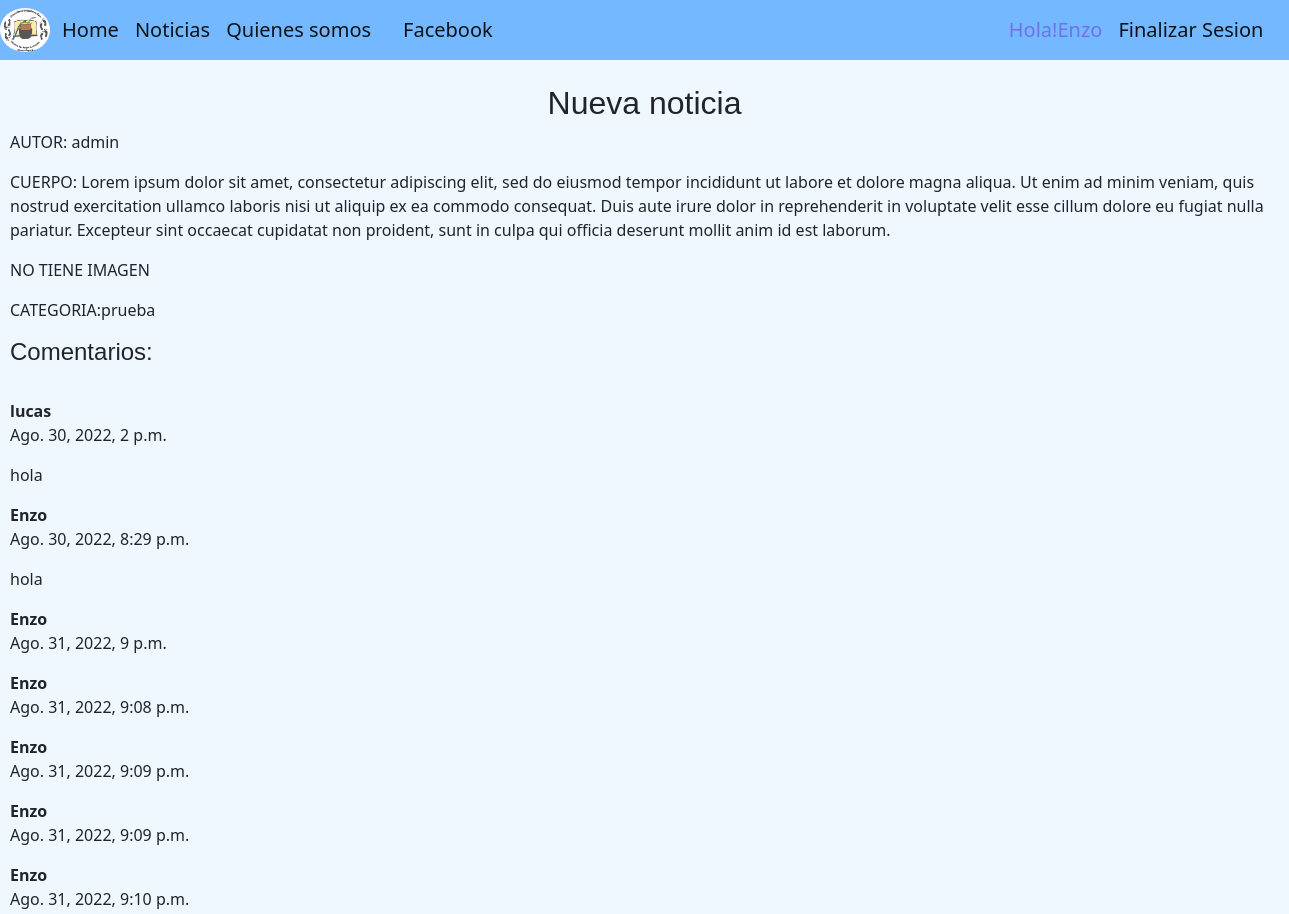
The page /Noticias/detalle/2 (signed in, upper part) on the database as committed earlier.
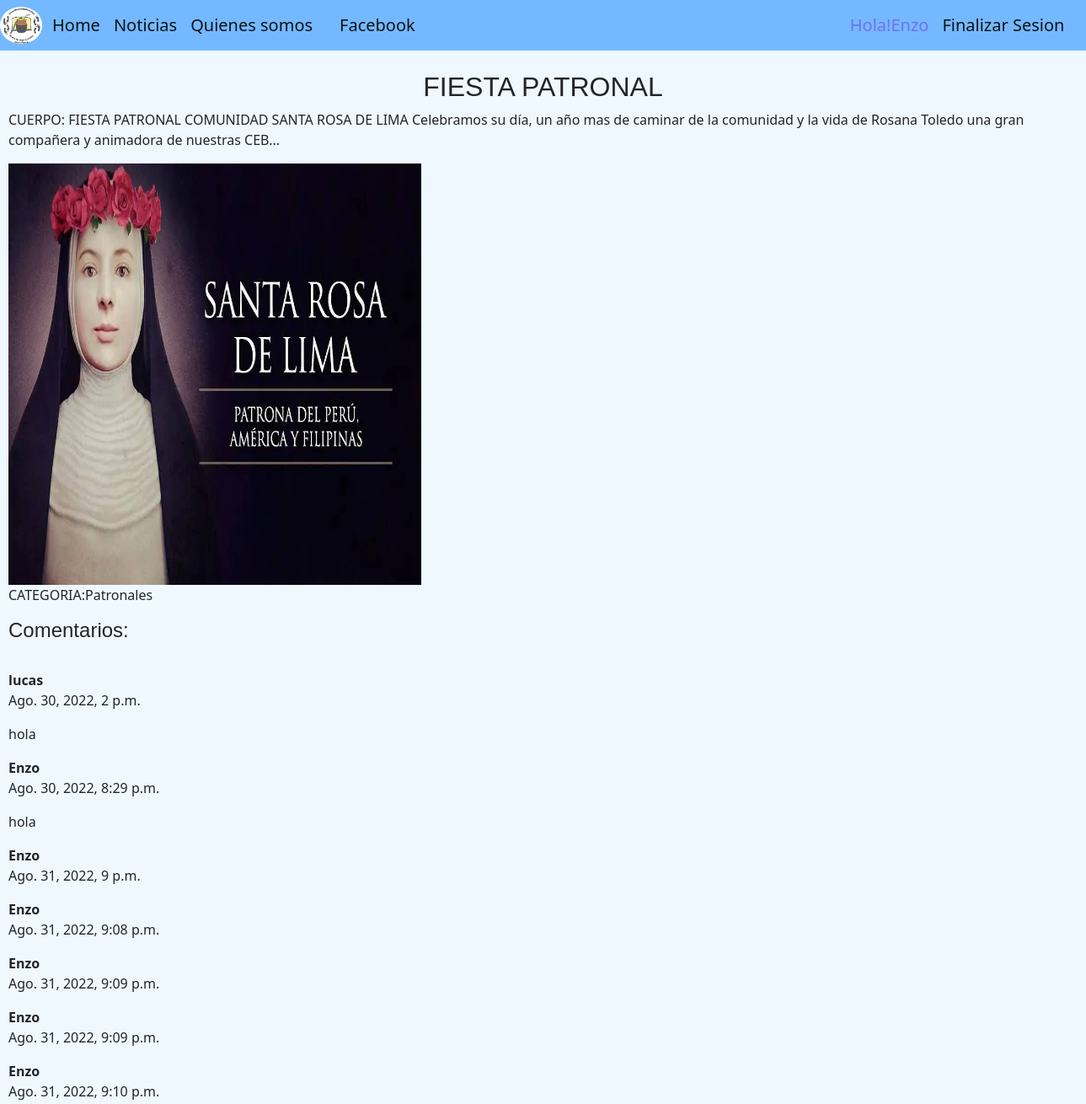
The same page on the database as committed later.
### apps/noticias/models.py (models this page shows, shortened)
class Noticia(models.Model):
	titulo = models.CharField(max_length = 120)
	creado = models.DateField(auto_now_add = True)
	cuerpo = models.TextField()
	autor = models.CharField(max_length = 50, null=True, blank = True)
	imagen = models.ImageField(upload_to = 'noticias', null=True, blank = True)
	categoria = models.ForeignKey(Categoria, on_delete = models.CASCADE,null = True, blank = True)
	def obtener_mis_comentarios(self):
		return self.mis_comentarios.all()

class Categoria(models.Model):
	nombre = models.CharField(max_length = 60)
	descripcion = models.CharField(max_length = 250, null = True, blank = True)

### apps/noticias/views.py (the view)
# urls.py: path('detalle/<int:pk>', views.Detalle_Noticia.as_view(), name = 'detalle_noticias'),
class Detalle_Noticia(LoginRequiredMixin, DetailView):
	model = Noticia
	template_name = 'noticias/detalle_noticia.html'

### templates/noticias/detalle_noticia.html (shortened to what this page needs)
{%extends 'base.html'%}
{% load static %}
{%block contenido%}
    	<h2 style="text-align:center; font-family:'Franklin Gothic Medium', 'Arial Narrow', Arial, sans-serif"   >{{object.titulo}}</h2>
    	{% if object.autor %}
        	<p style="padding-left: 10px;">AUTOR: {{ object.autor }}</p>
    	{% endif %}
    	<p style="padding-left: 10px;" >CUERPO: {{ object.cuerpo }}</p>
    	{% if object.imagen %}
        	<img src="{{ object.imagen.url }}"style="padding-left: 10px;" width="500px" height="500px">
    	{% else %}
        	<p style="padding-left: 10px;" >NO TIENE IMAGEN </p>
    	{% endif %}
		<p style="padding-left: 10px;"> CATEGORIA:{{ object.categoria.nombre }}</p>
    <h4 style="padding-left: 10px; font-family: Arial;">Comentarios:</h4><br>
    	{% for x in object.obtener_mis_comentarios %}
        	<b style="padding-left: 10px;">{{x.usuario}}</b>
        	<p style="padding-left: 10px;">{{x.creado}}</p>
        	<p style="padding-left: 10px;">{{x.texto}}</p>
    	{% endfor %}
{%endblock contenido%}

Rows that differ between the two databases and show on the page:
changed Noticia: titulo "Nueva noticia" → "FIESTA PATRONAL"; cuerpo "Lorem ipsum dolor sit amet, consectetur adipiscing elit, sed do eiusmod tempor incididunt ut labore et dolore magna aliqua. Ut enim ad minim veniam, quis nostrud exercitation ullamco laboris nisi ut aliquip ex ea commodo consequat. Duis aute irure dolor in reprehenderit in voluptate velit esse cillum dolore eu fugiat nulla pariatur. Excepteur sint occaecat cupidatat non proident, sunt in culpa qui officia deserunt mollit anim id est laborum." → "FIESTA PATRONAL COMUNIDAD SANTA ROSA DE LIMA Celebramos su día, un año mas de caminar de la comunidad y la vida de Rosana Toledo una gran compañera y animadora de nuestras CEB..."; imagen: picture added; categoria.nombre "prueba" → "Patronales"; autor "admin" → (not shown)
Other text that changed with them:
text no longer shown: "AUTOR: NO TIENE IMAGEN"
